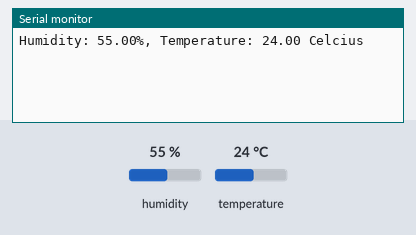
A sketch run on a simulated Arduino MKR. On the bench: the last lines printed to the serial monitor. The inputs (shaded band) are chosen by the test bench; at power-on: humidity 55 %, temperature 24 °C. WiFi joins after 1.5 s; servers stay silent unless stated.

Above: at 4.2 s.
4.3 s: humidity set to 22 %
7.1 s: temperature set to 12 °C
At 9.0 s:
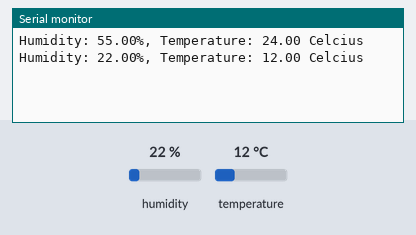
9.9 s: humidity set to 40 %
At 14.2 s:
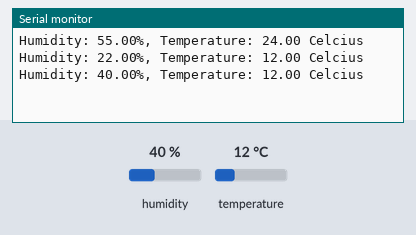
Timing chart, 0 to 15.7 s (numbered marks = the images above; inputs shaded):
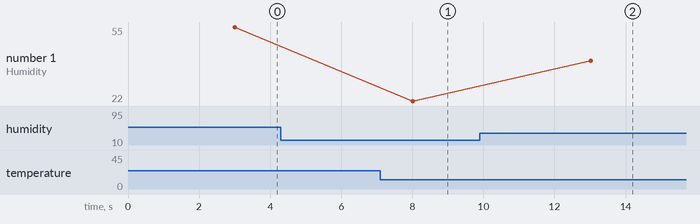

Measured:
- after the input at 7.1 s, the serial monitor: prints a new line after 0.91 s (image 1)
- after the input at 9.9 s, the serial monitor: prints a new line after 3.1 s (image 2)
- plotted number 1: 22 → 40 after the input at 9.9 s

The sketch:

IoT-Cloud-Temp-Humidity-Thing_may20a.ino
```cpp
#include "arduino_secrets.h"
// DHT sensor library - Version: Latest
#include <DHT.h>
#include <DHT_U.h>

/*
  Sketch generated by the Arduino IoT Cloud Thing "Untitled"
  https://create.arduino.cc/cloud/things/5d5c0460-ae13-49ad-9c02-59ed4e7309a1

  Arduino IoT Cloud Variables description

  The following variables are automatically generated and updated when changes are made to the Thing

  float humidity;
  float temperature;

  Variables which are marked as READ/WRITE in the Cloud Thing will also have functions
  which are called when their values are changed from the Dashboard.
  These functions are generated with the Thing and added at the end of this sketch.
*/

#include "thingProperties.h"
#define DHTPIN 7
#define DHTTYPE DHT22
DHT dht(DHTPIN, DHTTYPE);

void setup() {
  // Initialize serial and wait  for port to open:
  Serial.begin(9600);
  // This delay gives the chance to wait for a Serial Monitor without blocking if none is found
  delay(1500);

  // Defined in thingProperties.h
  initProperties();

  // Connect to Arduino IoT Cloud
  ArduinoCloud.begin(ArduinoIoTPreferredConnection);

  /*
     The following function allows you to obtain more information
     related to the state of network and IoT Cloud connection and errors
     the higher number the more granular information you’ll get.
     The default is 0 (only errors).
     Maximum is 4
 */
  setDebugMessageLevel(2);
  ArduinoCloud.printDebugInfo();
  dht.begin();

}

void loop() {
  ArduinoCloud.update();
  // Your code here
  humidity = dht.readHumidity();
  temperature = dht.readTemperature();
  Serial.print("Humidity: ");
  Serial.print(humidity);
  Serial.print("%, Temperature: ");
  Serial.print(temperature);
  Serial.println(" Celcius");

  delay(5000);
}


/*
  Since Humidity is READ_WRITE variable, onHumidityChange() is
  executed every time a new value is received from IoT Cloud.
*/
void onHumidityChange()  {
  // Add your code here to act upon Humidity change
}
```

arduino_secrets.h
```cpp
#define SECRET_SSID ""
#define SECRET_OPTIONAL_PASS ""
```

thingProperties.h
```cpp
// Code generated by Arduino IoT Cloud, DO NOT EDIT.

#include <ArduinoIoTCloud.h>
#include <Arduino_ConnectionHandler.h>

const char SSID[]     = SECRET_SSID;    // Network SSID (name)
const char PASS[]     = SECRET_OPTIONAL_PASS;    // Network password (use for WPA, or use as key for WEP)

void onHumidityChange();

float humidity;
float temperature;

void initProperties(){

  ArduinoCloud.addProperty(humidity, READWRITE, ON_CHANGE, onHumidityChange, 1);
  ArduinoCloud.addProperty(temperature, READ, ON_CHANGE, NULL, 1);

}

WiFiConnectionHandler ArduinoIoTPreferredConnection(SSID, PASS);
```
